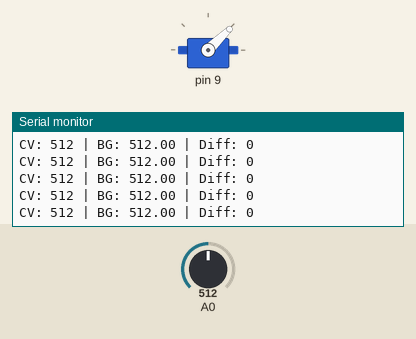
This program was run on a simulated Arduino Uno, built with avr-gcc and run on an emulated ATmega328P. On the bench: servo, the last lines printed to the serial monitor. Inputs (shaded band) come from the test bench; at power-on: A0 = 512. Servo pulses on a pin are drawn as a servo (544–2400 µs = 0–180°).

Above: at 1.2 s.
1.3 s: A0 set to 716
At 1.9 s:
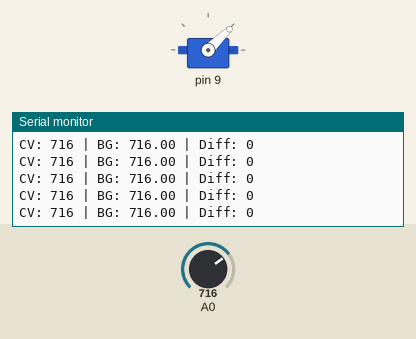
2.8 s: A0 set to 726
At 3.5 s:
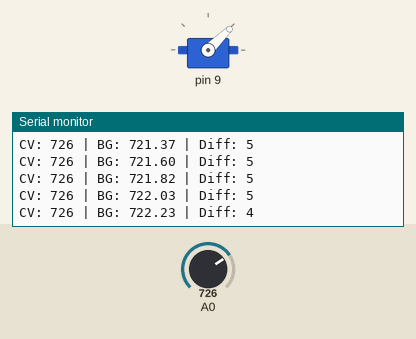
Timing chart, 0 to 5.8 s (numbered marks = the images above; inputs shaded):
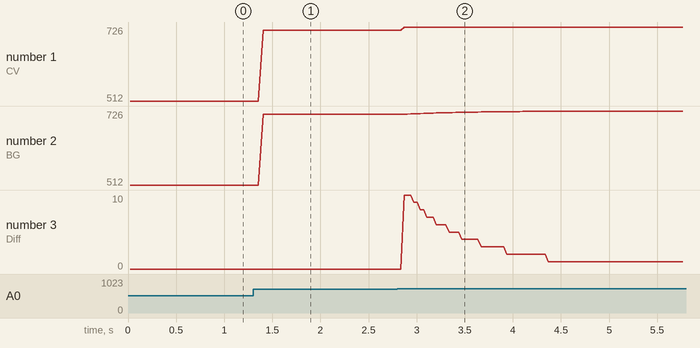

Measured:
- after the input at 1.3 s, the serial monitor: prints a new line after 0.09 s (image 1)
- after the input at 2.8 s, the serial monitor: prints a new line after 0.07 s (image 2)
- plotted number 1: 512 → 716 after the input at 1.3 s, 716 → 726 after the input at 2.8 s
- plotted number 2: 512 → 716 after the input at 1.3 s, 716 → 726 after the input at 2.8 s
- plotted number 3: 0 → 1 after the input at 2.8 s

The program:

main.cpp
```cpp
#include <Arduino.h>

// Timer1 설정값
// 주파수 50Hz (20ms) -> 39999
const unsigned int PWM_TOP = 39999;

// 각도 값 (0.5us 단위)
// 0도 (1.0ms) = 2000, 180도 (2.0ms) = 4000
const unsigned int SERVO_MIN = 2000; // 스페이스바 뗌. 0도
const unsigned int SERVO_MAX = 2222; // 스페이스바 누름. 20도(실험필요)

// 조도센서
float backgroundValue = 512; // 중간값으로 시작
const int SENSITIVITY = 35; // 배경과 50 이상 차이나면 장애물로 간주 (실험필요)
bool isCalibrated = false;

// 함수 선언
void jump();
int readADC(int channel);

void setup() {
    Serial.begin(9600);

    // 서보모터 연결 9번 핀(PB1)
    DDRB |= (1 << PB1);

    // Timer1 초기화 (TCCR1A, TCCR1B)
    TCCR1A = 0;
    TCCR1B = 0;

    // Fast PWM Mode 14 설정 (WGM 비트)
    TCCR1A |= (1 << WGM11);
    TCCR1B |= (1 << WGM13) | (1 << WGM12);
    // 비반전 모드 설정 (COM1A 비트)
    TCCR1A |= (1 << COM1A1);

    // 주파수(TOP) 설정 (ICR1 레지스터). 50Hz(20ms)
    ICR1 = 39999;
    // 초기 각도 설정 (OCR1A 레지스터)
    OCR1A = SERVO_MIN;

    // ADC 설정
    ADMUX = 0; ADCSRA = 0; // 초기화
    ADCSRA |= (1 << ADEN) | (1 << ADPS2) | (1 << ADPS0); // ADC Enable, 분주비 32

    // 타이머 시작
    // 분주비 8
    TCCR1B |= (1 << CS11);
}

void loop() {
    // 조도센서 현재 값 읽기. PC0(ADC0, A0)
    int currentValue = readADC(PC0);

    // 처음 100개의 데이터의 평균을 배경값으로 설정
    if(!isCalibrated) {
        static int count = 0;
        static long sum = 0;
        sum += currentValue;
        count++;
        if(count >= 100) {
            backgroundValue = sum / 100.0;
            isCalibrated = true;
            Serial.print("Background: ");
            Serial.println(backgroundValue);
        }
        return; // 초기 배경값을 설정하기 전에는 여기까지 실행
    }

    // 현재 값과 배경 값의 차이
    int diff = abs(currentValue - (int)backgroundValue);

    if(diff > 130){
        // 다크모드일 때
        backgroundValue = currentValue;
        Serial.println("Mode Switched");
        delay(50);  // 노이즈 무시를 위해
        return;
    }
    else if(diff > SENSITIVITY && diff < 130) {
        jump();
        // 점프 중에는 배경 업데이트를 멈추기 위해 delay를 주거나 로직을 건너 뛴다
        delay(300);
    }
    else {
        // 배경 값 자동 추적하기
        // 다크모드 반전시에도 작동하도록 하기
        backgroundValue = (backgroundValue * 0.95) + (currentValue * 0.05);
    }
    // 디버깅용
    Serial.print("CV: "); Serial.print(currentValue);
    Serial.print(" | BG: "); Serial.print(backgroundValue);
    Serial.print(" | Diff: "); Serial.println(diff);
    // delay(10); // print 안쓸 때는 delay 활성화하기
}

// 점프 함수
void jump() {
    // 누르기
    OCR1A = SERVO_MAX;
    // 누르고 있는 시간
    delay(100);
    // 떼기
    OCR1A = SERVO_MIN;
}
// ADC로 아날로그 값 읽기 함수
int readADC(int channel) {
    // 채널선택: 기준전압(REFS0=1, AVCC) + 채널(A0 = 0)
    ADMUX = (1 << REFS0) | (channel & 0x07);

    // 변환 시작
    ADCSRA |= (1 << ADSC);

    // 값을 받을 때까지 기다리기
    while(ADCSRA & (1 << ADSC));

    return ADC;
}
```
